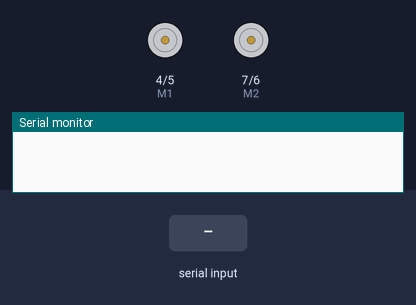
The sketch below on a simulated Arduino Uno, built with avr-gcc and run on an emulated ATmega328P. Shown: direction and speed pins drawn as motors (green arrow = direction pin HIGH = forward, orange = LOW = backward, longer = more drive), the last lines printed to the serial monitor. The test bench sets the inputs (shaded band).

Above: at 1.2 s.
1.3 s: "w90\n" received over Serial
At 2.1 s:
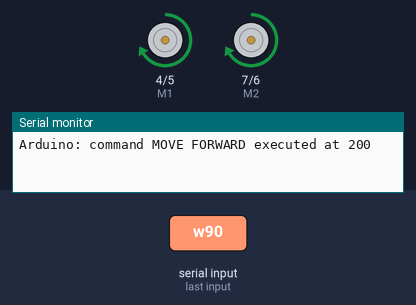
2.8 s: "x\n" received over Serial
At 3.2 s:
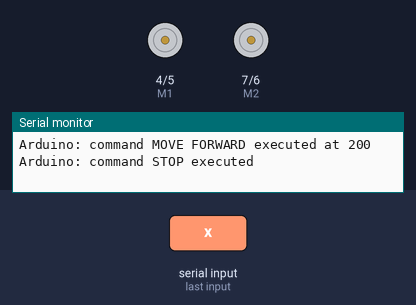
4.3 s: "s90\n" received over Serial
At 5.5 s:
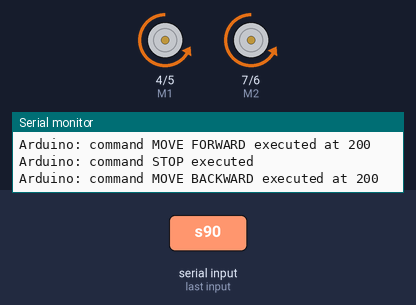
5.8 s: "a90\n" received over Serial
At 6.7 s:
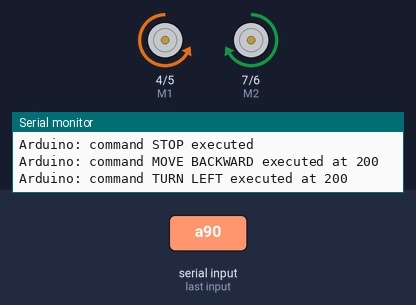
7.3 s: "d90\n" received over Serial
At 7.8 s:
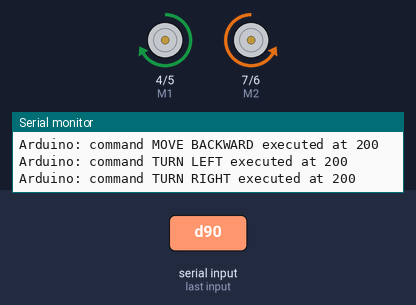
8.8 s: "g,45\n" received over Serial
At 10.2 s:
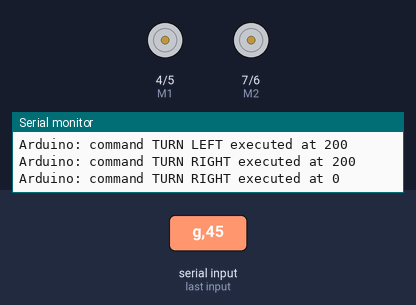
Timing chart, 0 to 11.3 s (numbered marks = the images above; inputs shaded):
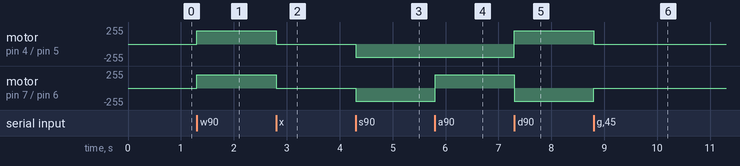

The sketch:

Rob4WD.ino
```cpp
//Standard PWM DC control
int E1 = 5;     //M1 Speed Control
int E2 = 6;     //M2 Speed Control
int M1 = 4;    //M1 Direction Control
int M2 = 7;    //M1 Direction Control

///For previous Romeo, please use these pins.
//int E1 = 6;     //M1 Speed Control
//int E2 = 9;     //M2 Speed Control
//int M1 = 7;    //M1 Direction Control
//int M2 = 8;    //M1 Direction Control

char cmdDirection = 'x';  //direzione iniziale
int cmdSpeedGear = 200;  //velocità iniziale

void stop(void)                    //Stop
{
  digitalWrite(E1,LOW);
  digitalWrite(E2,LOW);
  Serial.println("Arduino: command STOP executed");
}

void advance(int a,int b)          //Move forward
{
  analogWrite (E1,a);
  digitalWrite(M1,HIGH);
  analogWrite (E2,b);
  digitalWrite(M2,HIGH);
  Serial.print("Arduino: command MOVE FORWARD executed at ");
  Serial.println(a);
}

void back_off (int a,int b)          //Move backward
{
  analogWrite (E1,a);
  digitalWrite(M1,LOW);
  analogWrite (E2,b);
  digitalWrite(M2,LOW);
  Serial.print("Arduino: command MOVE BACKWARD executed at ");
  Serial.println(a);
}
void turn_L (int a,int b)             //Turn Left
{
  analogWrite (E1,a);
  digitalWrite(M1,LOW);
  analogWrite (E2,b);
  digitalWrite(M2,HIGH);
  Serial.print("Arduino: command TURN LEFT executed at ");
  Serial.println(a);
}
void turn_R (int a,int b)             //Turn Right
{
  analogWrite (E1,a);
  digitalWrite(M1,HIGH);
  analogWrite (E2,b);
  digitalWrite(M2,LOW);
  Serial.print("Arduino: command TURN RIGHT executed at ");
  Serial.println(a);
}

void setup(void)
{
  int i;
  for(i=4;i<=7;i++) {
    pinMode(i, OUTPUT);
  }
  Serial.begin(19200);
}

void loop(void)
{

  if(Serial.available()){
    String str = Serial.readStringUntil('\n');
//    char val = Serial.read();
    char val = str.charAt(0);
    if(val != -1)
    {
      if (val == 'g') {
        //ricevuto comando cambio velocità
        cmdSpeedGear = map(str.substring(1).toInt(), 0, 100, 0, 255);
      } else {
        //ricevuto comando cambio direzione
        cmdDirection = val;
      }
      switch(cmdDirection)
      {
      case 'w'://Move Forward
        advance (cmdSpeedGear,cmdSpeedGear);
        break;
      case 's'://Move Backward
        back_off (cmdSpeedGear,cmdSpeedGear);
        break;
      case 'a'://Turn Left
        turn_L (cmdSpeedGear,cmdSpeedGear);
        break;
      case 'd'://Turn Right
        turn_R (cmdSpeedGear,cmdSpeedGear);
        break;
      case 'x'://Stop
        stop();
        break;
      case 'z'://Test
        Serial.println("Hello world!");
        break;
      default:
        Serial.print("Command not known: ");
        Serial.println(cmdDirection);
      }
    }
    else {
      Serial.print("Error received: ");
      Serial.println(str);
    }
    delay(100);
   }
}
```

Measured:
- after the input at 1.3 s, motor on pin 4 (M1) / pin 5 (E1), motor on pin 7 (M2) / pin 6 (E2): stopped → forward 200/255 at once
- after the input at 2.8 s, motor on pin 4 (M1) / pin 5 (E1), motor on pin 7 (M2) / pin 6 (E2): forward 200/255 → stopped at once
- after the input at 4.3 s, motor on pin 4 (M1) / pin 5 (E1), motor on pin 7 (M2) / pin 6 (E2): stopped → backward 200/255 at once
- after the input at 5.8 s, motor on pin 7 (M2) / pin 6 (E2): backward 200/255 → forward 200/255 at once
- after the input at 7.3 s, motor on pin 4 (M1) / pin 5 (E1): backward 200/255 → forward 200/255 at once; motor on pin 7 (M2) / pin 6 (E2): forward 200/255 → backward 200/255 at once
- after the input at 8.8 s, motor on pin 4 (M1) / pin 5 (E1): forward 200/255 → stopped at once; motor on pin 7 (M2) / pin 6 (E2): backward 200/255 → stopped at once
